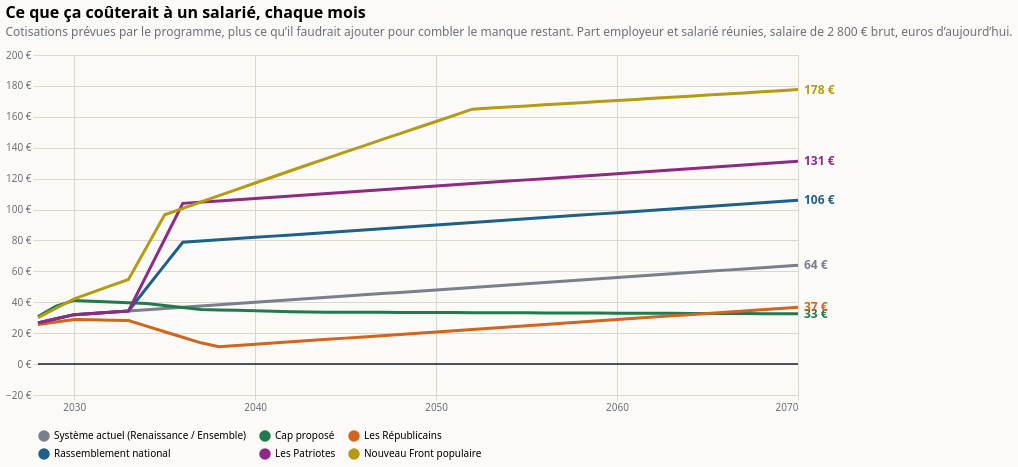

Vega-Lite specification stored for this chart:
### Vega-Lite specification from a JSON file in a GitHub repository (floating-point values rounded to 4 significant figures; data arrays with more than 128 entries replaced by an {"elided": "..."} marker saying what was removed)
{"$schema": "https://vega.github.io/schema/vega-lite/v6.json", "title": {"text": "Ce que ça coûterait à un salarié, chaque mois", "subtitle": "Cotisations prévues par le programme, plus ce qu’il faudrait ajouter pour combler le manque restant. Part employeur et salarié réunies, salaire de 2 800 € brut, euros d’aujourd’hui.", "anchor": "start", "fontSize": 16, "subtitleColor": "#6b6f7b", "subtitlePadding": 6, "offset": 12}, "background": "#fbfaf7", "config": {"font": "system-ui, sans-serif", "axis": {"gridColor": "#d9d6cf", "labelColor": "#6b6f7b", "domain": false, "tickColor": "#d9d6cf"}, "legend": {"orient": "bottom", "columns": 3, "labelLimit": 800, "symbolOpacity": 1}, "view": {"stroke": null}}, "width": 760, "height": 340, "data": {"values": {"elided": "258 records"}}, "encoding": {"x": {"field": "annee", "type": "quantitative", "scale": {"domain": [2028, 2070]}, "axis": {"format": "d", "title": null, "values": [2030, 2040, 2050, 2060, 2070]}}, "y": {"field": "valeur", "type": "quantitative", "scale": {"zero": true, "padding": 12}, "axis": {"title": null, "labelExpr": "replace(format(datum.value, ',.0f'), ',', ' ') + ' €'", "tickCount": 7}}, "color": {"field": "programme", "type": "nominal", "title": null, "sort": ["Système actuel (Renaissance / Ensemble)", "Cap proposé", "Les Républicains", "Rassemblement national", "Les Patriotes", "Nouveau Front populaire"], "scale": {"domain": ["Système actuel (Renaissance / Ensemble)", "Cap proposé", "Les Républicains", "Rassemblement national", "Les Patriotes", "Nouveau Front populaire"], "range": ["#7a7f8c", "#1f7a4d", "#d1641f", "#1f5f8b", "#8e2a84", "#b59a12"]}, "legend": {"orient": "bottom", "columns": 3, "labelLimit": 760}}}, "layer": [{"mark": {"type": "line", "strokeWidth": 3}}, {"data": {"values": [{"y": 0}]}, "mark": {"type": "rule", "strokeWidth": 1.5}, "encoding": {"x": {"value": 0}, "x2": {"value": 760}, "y": {"field": "y", "type": "quantitative"}, "color": {"value": "#1b1f2a"}}}, {"data": {"values": [{"annee": 2070, "programme": "Système actuel (Renaissance / Ensemble)", "valeur": 64.0, "etiquette": "64 €"}, {"annee": 2070, "programme": "Cap proposé", "valeur": 32.56, "etiquette": "33 €"}, {"annee": 2070, "programme": "Les Républicains", "valeur": 36.8, "etiquette": "37 €"}, {"annee": 2070, "programme": "Rassemblement national", "valeur": 106.0, "etiquette": "106 €"}, {"annee": 2070, "programme": "Les Patriotes", "valeur": 131.2, "etiquette": "131 €"}, {"annee": 2070, "programme": "Nouveau Front populaire", "valeur": 177.6, "etiquette": "178 €"}]}, "mark": {"type": "text", "align": "left", "dx": 6, "fontSize": 12, "fontWeight": "bold"}, "encoding": {"text": {"field": "etiquette"}}}]}
